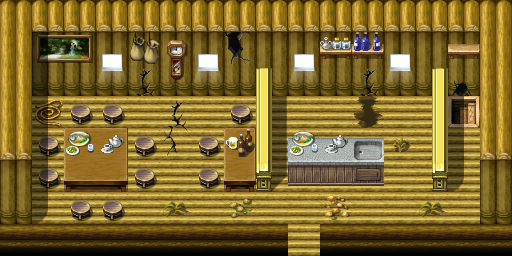

This game map was drawn from its Tiled (.tmx) file and the tilesets committed beside it. A one-line description and the trimmed map source follow:
An orthogonal 16x8 tile map with 32x32 px tiles, 3 tile layers (Ground, Objects, Above), 1 hidden layer not drawn, 40 tilesets and 6 objects (4x spawn, 2x mapchange).

<map version="1.0" orientation="orthogonal" width="16" height="8" tilewidth="32" tileheight="32">
 <tileset firstgid="1" name="map_bed_1" tilewidth="32" tileheight="32">
  <image source="../drawable/map_bed_1.png" width="512" height="256" />
 </tileset>
 <tileset firstgid="129" name="map_border_1" tilewidth="32" tileheight="32">
  <image source="../drawable/map_border_1.png" width="512" height="256" />
 </tileset>
 <tileset firstgid="257" name="map_bridge_1" tilewidth="32" tileheight="32">
  <image source="../drawable/map_bridge_1.png" width="512" height="256" />
 </tileset>
 <tileset firstgid="385" name="map_broken_1" tilewidth="32" tileheight="32">
  <image source="../drawable/map_broken_1.png" width="512" height="256" />
 </tileset>
 <tileset firstgid="513" name="map_cavewall_1" tilewidth="32" tileheight="32">
  <image source="../drawable/map_cavewall_1.png" width="576" height="192" />
 </tileset>
 <tileset firstgid="621" name="map_cavewall_2" tilewidth="32" tileheight="32">
  <image source="../drawable/map_cavewall_2.png" width="576" height="192" />
 </tileset>
 <tileset firstgid="729" name="map_cavewall_3" tilewidth="32" tileheight="32">
  <image source="../drawable/map_cavewall_3.png" width="576" height="192" />
 </tileset>
 <tileset firstgid="837" name="map_chair_table_1" tilewidth="32" tileheight="32">
  <image source="../drawable/map_chair_table_1.png" width="512" height="256" />
 </tileset>
 <tileset firstgid="965" name="map_crate_1" tilewidth="32" tileheight="32">
  <image source="../drawable/map_crate_1.png" width="512" height="256" />
 </tileset>
 <tileset firstgid="1093" name="map_cupboard_1" tilewidth="32" tileheight="32">
  <image source="../drawable/map_cupboard_1.png" width="512" height="256" />
 </tileset>
 <tileset firstgid="1221" name="map_curtain_1" tilewidth="32" tileheight="32">
  <image source="../drawable/map_curtain_1.png" width="512" height="256" />
 </tileset>
 <tileset firstgid="1349" name="map_entrance_1" tilewidth="32" tileheight="32">
  <image source="../drawable/map_entrance_1.png" width="512" height="256" />
 </tileset>
 <tileset firstgid="1477" name="map_fence_1" tilewidth="32" tileheight="32">
  <image source="../drawable/map_fence_1.png" width="512" height="256" />
 </tileset>
 <tileset firstgid="1605" name="map_fence_2" tilewidth="32" tileheight="32">
  <image source="../drawable/map_fence_2.png" width="512" height="256" />
 </tileset>
 <tileset firstgid="1733" name="map_ground_1" tilewidth="32" tileheight="32">
  <image source="../drawable/map_ground_1.png" width="512" height="256" />
 </tileset>
 <tileset firstgid="1861" name="map_ground_2" tilewidth="32" tileheight="32">
  <image source="../drawable/map_ground_2.png" width="512" height="256" />
 </tileset>
 <tileset firstgid="1989" name="map_ground_3" tilewidth="32" tileheight="32">
  <image source="../drawable/map_ground_3.png" width="512" height="256" />
 </tileset>
 <tileset firstgid="2117" name="map_ground_4" tilewidth="32" tileheight="32">
  <image source="../drawable/map_ground_4.png" width="512" height="256" />
 </tileset>
 <tileset firstgid="2245" name="map_ground_5" tilewidth="32" tileheight="32">
  <image source="../drawable/map_ground_5.png" width="512" height="256" />
 </tileset>
 <tileset firstgid="2373" name="map_ground_6" tilewidth="32" tileheight="32">
  <image source="../drawable/map_ground_6.png" width="512" height="256" />
 </tileset>
 <tileset firstgid="2501" name="map_ground_7" tilewidth="32" tileheight="32">
  <image source="../drawable/map_ground_7.png" width="512" height="256" />
 </tileset>
 <tileset firstgid="2629" name="map_ground_8" tilewidth="32" tileheight="32">
  <image source="../drawable/map_ground_8.png" width="512" height="256" />
 </tileset>
 <tileset firstgid="2757" name="map_indoor_1" tilewidth="32" tileheight="32">
  <image source="../drawable/map_indoor_1.png" width="512" height="256" />
 </tileset>
 <tileset firstgid="2885" name="map_kitchen_1" tilewidth="32" tileheight="32">
  <image source="../drawable/map_kitchen_1.png" width="512" height="256" />
 </tileset>
 <tileset firstgid="3013" name="map_outdoor_1" tilewidth="32" tileheight="32">
  <image source="../drawable/map_outdoor_1.png" width="512" height="256" />
 </tileset>
 <tileset firstgid="3141" name="map_pillar_1" tilewidth="32" tileheight="32">
  <image source="../drawable/map_pillar_1.png" width="512" height="256" />
 </tileset>
 <tileset firstgid="3269" name="map_plant_1" tilewidth="32" tileheight="32">
  <image source="../drawable/map_plant_1.png" width="512" height="256" />
 </tileset>
 <tileset firstgid="3397" name="map_rock_1" tilewidth="32" tileheight="32">
  <image source="../drawable/map_rock_1.png" width="512" height="256" />
 </tileset>
 <tileset firstgid="3525" name="map_roof_1" tilewidth="32" tileheight="32">
  <image source="../drawable/map_roof_1.png" width="512" height="256" />
 </tileset>
 <tileset firstgid="3653" name="map_roof_2" tilewidth="32" tileheight="32">
  <image source="../drawable/map_roof_2.png" width="512" height="256" />
 </tileset>
 <tileset firstgid="3781" name="map_shop_1" tilewidth="32" tileheight="32">
  <image source="../drawable/map_shop_1.png" width="512" height="256" />
 </tileset>
 <tileset firstgid="3909" name="map_sign_ladder_1" tilewidth="32" tileheight="32">
  <image source="../drawable/map_sign_ladder_1.png" width="512" height="256" />
 </tileset>
 <tileset firstgid="4037" name="map_table_1" tilewidth="32" tileheight="32">
  <image source="../drawable/map_table_1.png" width="512" height="256" />
 </tileset>
 <tileset firstgid="4165" name="map_trail_1" tilewidth="32" tileheight="32">
  <image source="../drawable/map_trail_1.png" width="512" height="256" />
 </tileset>
 <tileset firstgid="4293" name="map_tree_1" tilewidth="32" tileheight="32">
  <image source="../drawable/map_tree_1.png" width="512" height="256" />
 </tileset>
 <tileset firstgid="4421" name="map_wall_1" tilewidth="32" tileheight="32">
  <image source="../drawable/map_wall_1.png" width="512" height="256" />
 </tileset>
 <tileset firstgid="4549" name="map_wall_2" tilewidth="32" tileheight="32">
  <image source="../drawable/map_wall_2.png" width="480" height="256" />
 </tileset>
 <tileset firstgid="4669" name="map_wall_3" tilewidth="32" tileheight="32">
  <image source="../drawable/map_wall_3.png" width="480" height="256" />
 </tileset>
 <tileset firstgid="4789" name="map_window_1" tilewidth="32" tileheight="32">
  <image source="../drawable/map_window_1.png" width="512" height="256" />
 </tileset>
 <tileset firstgid="4917" name="map_window_2" tilewidth="32" tileheight="32">
  <image source="../drawable/map_window_2.png" width="512" height="256" />
 </tileset>
 <layer name="Ground" width="16" height="8">
  <data>[128 cells, 128 non-empty, 9 distinct tile ids]</data>
 </layer>
 <layer name="Objects" width="16" height="8">
  <data>[128 cells, 60 non-empty, 37 distinct tile ids]</data>
 </layer>
 <layer name="Above" width="16" height="8">
  <data>[128 cells, 14 non-empty, 5 distinct tile ids]</data>
 </layer>
 <layer name="Walkable" width="16" height="8" visible="0">
  <data>[128 cells, 89 non-empty, 1 distinct tile ids]</data>
 </layer>
 <objectgroup name="Mapevents">
  <object name="south" type="mapchange" x="288" y="224" width="32" height="32">
   <properties>
    <property name="map" value="woodsettlement0" />
    <property name="place" value="woodhouse2" />
   </properties>
  </object>
  <object name="down woodhouse2" type="mapchange" x="448" y="96" width="32" height="32">
   <properties>
    <property name="map" value="woodhouse3" />
    <property name="place" value="up woodhouse3" />
   </properties>
  </object>
 </objectgroup>
 <objectgroup name="Spawn">
  <object name="smuggler1" type="spawn" x="32" y="96" width="96" height="96" />
  <object name="smuggler2" type="spawn" x="128" y="96" width="96" height="128" />
  </objectgroup>
 <objectgroup name="Keys" />
</map>
<!-- 2 of 6 objects omitted -->
